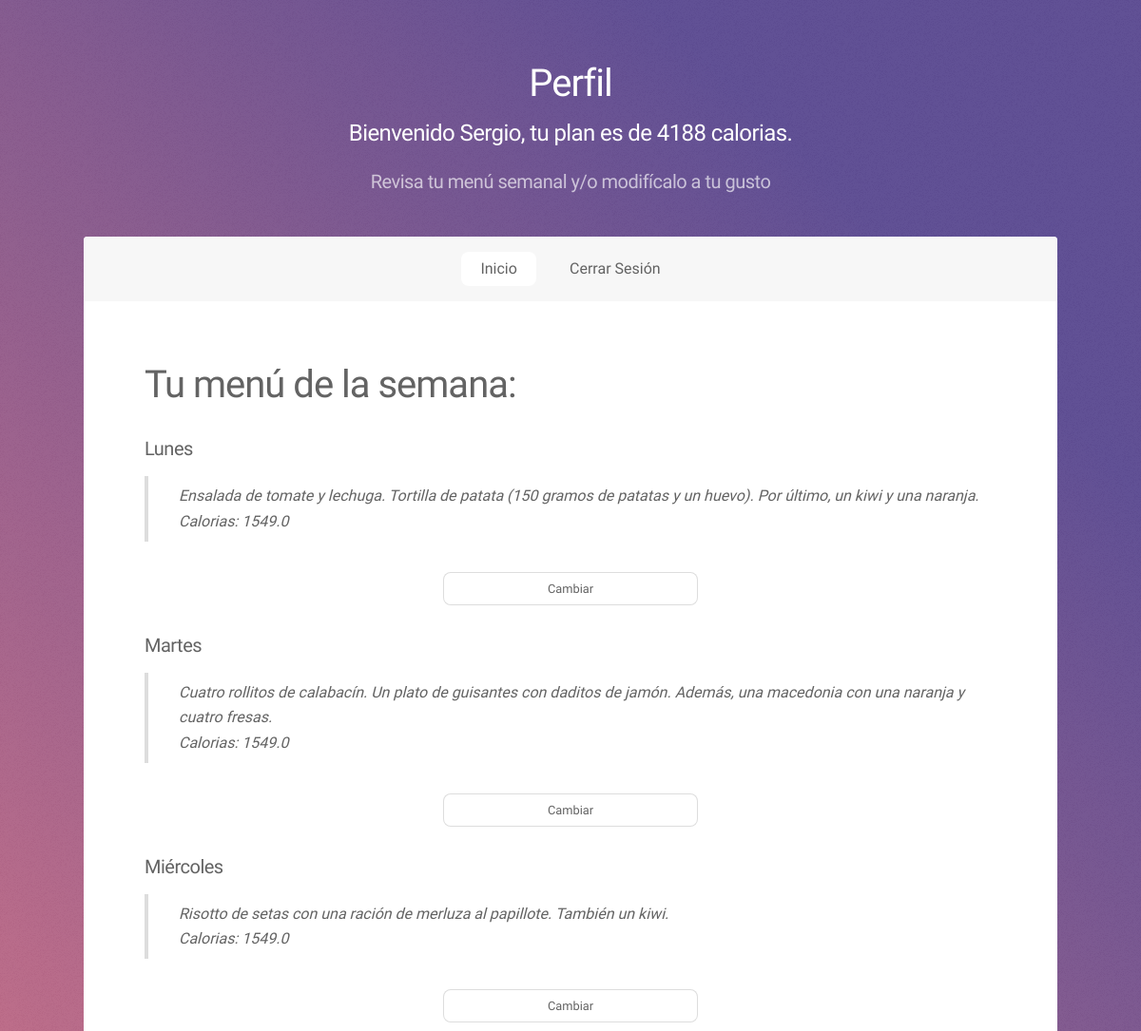
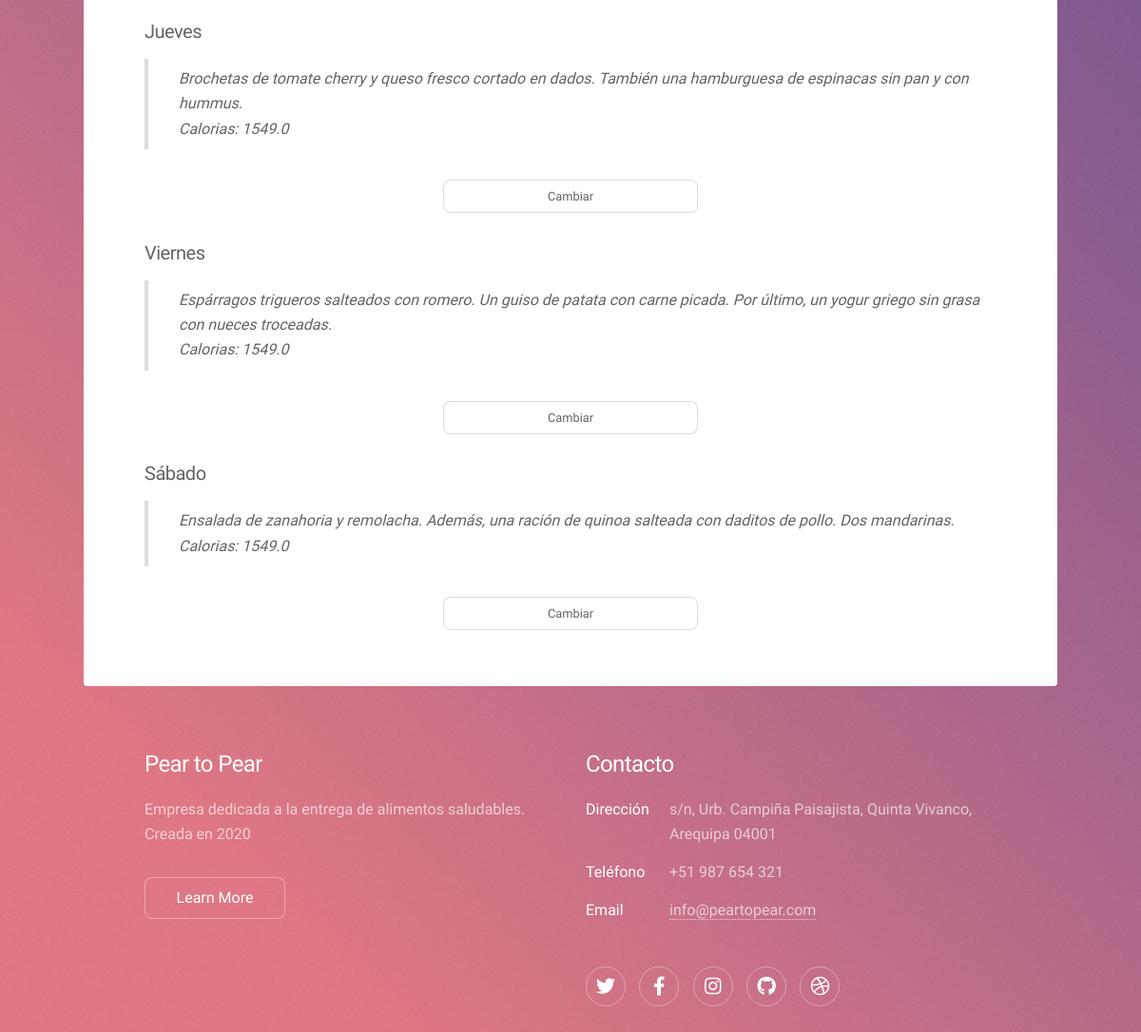
The app's page /profile (signed in) with its own data (2 pictures, top to bottom).
### app/models.py (models this page shows)
class WeekMenu(models.Model):
	restaurant = models.CharField(max_length=50)
	menu_name = models.CharField(max_length=50)
	monday = models.CharField(max_length=500)
	monday_calories = models.FloatField()
	tuesday = models.CharField(max_length=500)
	tuesday_calories = models.FloatField()
	wednesday = models.CharField(max_length=500)
	wednesday_calories = models.FloatField()
	thursday = models.CharField(max_length=500)
	thursday_calories = models.FloatField()
	friday = models.CharField(max_length=500)
	friday_calories = models.FloatField()
	saturday = models.CharField(max_length=500)
	saturday_calories = models.FloatField()
	sunday = models.CharField(max_length=500)
	sunday_calories = models.FloatField()
	begin_date = models.DateField(default=datetime.date.today)

### app/views.py (the view, shortened to what this page needs)
# urls.py: path('profile', views.profile, name='profile'),
@login_required
def profile(request):
	if request.method == 'GET':
		current_user = request.user
		client = Client.objects.get(user=current_user)
		week_menu = client.week_menu
		all_restaurants = Restaurant.objects.all()
		if week_menu:
			return render(request, 'profile.html', {'calories': client.calories, 'name': current_user.first_name, 'restaurants': all_restaurants, 'week_menu':week_menu,
			'monday': week_menu.monday, 'monday_calories': week_menu.monday_calories,
			'tuesday': week_menu.tuesday, 'tuesday_calories': week_menu.tuesday_calories,
			'wednesday': week_menu.wednesday, 'wednesday_calories': week_menu.wednesday_calories,
			'thursday': week_menu.thursday, 'thursday_calories': week_menu.thursday_calories,
			'friday': week_menu.friday, 'friday_calories': week_menu.friday_calories,
			'saturday': week_menu.saturday, 'saturday_calories': week_menu.saturday_calories})
		else:
			return render(request, 'profile.html', {'calories': client.calories, 'name': current_user.first_name, 'restaurants': all_restaurants, 'week_menu':week_menu})

### templates/profile.html (shortened to what this page needs)
{%load static%}
<!DOCTYPE HTML>
<html>
<head>
	<link rel="stylesheet" href="{% static 'assets/css/main.css' %}" />
</head>
<body class="is-preload">
	<div id="wrapper">
		<header id="header">
			<h1>Perfil</h1>
			<h2>Bienvenido {{name}}, tu plan es de {{calories}} calorias.</h2>
			<p>Revisa tu menú semanal y/o modifícalo a tu gusto</p>
		</header>
		<nav id="nav">
			<ul>
				<li><a href={% url 'index' %} class="active">Inicio</a></li>
				<li><a href={% url 'logout' %}>Cerrar Sesión</a></li>
			</ul>
		</nav>
		<div id="main">
			{% if not week_menu %}
			<h1 style="padding-left: 1em;">Selecciona un Restaurante pera ver y elegir su menú</h1>
			<form action="/profile" method="post" style="margin: 4em 12em;">
				{% csrf_token %}
				<div class="form-row">
					<div class="form-group col-md-6">
						<label for="inputNamel4">Restaurante</label>
						<select name="restaurant" class="form-control" id="inputEmail4" placeholder="Restaurante">
							{%for restaurant in restaurants%}
							<option value="{{restaurant.name}}">{{restaurant.name}}</option>
							{%endfor%}
						</select>
					</div>
				</div>
				<button class="button primary" style="margin-top: 1em;" type="submit">Obtener Menú</button></li>
			</form>
			{%if form_week_menu %}
			<section id="content" class="main">
				<span class="image main"><img src="images/menu.jpg" alt="" /></span>
				<h1>Menú de {{restaurant_name}}:</h1>
				<h3>Lunes</h3>
				<blockquote>{{monday}} <br> Calorias: {{monday_calories}}</blockquote>
				<br>
				<h3>Martes</h3>
				<blockquote>{{tuesday}} <br> Calorias: {{tuesday_calories}}</blockquote>
				<br>
				<h3>Miércoles</h3>
				<blockquote>{{wednesday}} <br> Calorias: {{wednesday_calories}}</blockquote>
				<br>
				<h3>Jueves</h3>
				<blockquote>{{thursday}} <br> Calorias: {{thursday_calories}}</blockquote>
				<br>
				<h3>Viernes</h3>
				<blockquote>{{friday}} <br> Calorias: {{friday_calories}}</blockquote>
				<br>
				<h3>Sábado</h3>
				<blockquote>{{saturday}} <br> Calorias: {{saturday_calories}}</blockquote>
				<br>
			</section>
			<a class="button" style="margin: 4.5em" href={% url 'assignMenu' %}>Guardar como mi menú</a>
			{% else %}
			<h2 style="padding:4em;">Lo sentimos, ese restaurante no cuenta con un menú adecuado para ti, porfavor elige otro</h2>
			{%endif%}
		</div>
			{% else %}
			<section id="content" class="main">
				<h1>Tu menú de la semana:</h1>
				<h3>Lunes</h3>
				<blockquote>{{monday}} <br> Calorias: {{monday_calories}}</blockquote>
				<a href="https://wa.link/5zozw6" class="button small"
					style="display: block; margin-left: auto; margin-right: auto; width: 30%;">Cambiar</a>
				<br>
				<h3>Martes</h3>
				<blockquote>{{tuesday}} <br> Calorias: {{tuesday_calories}}</blockquote>
				<a href="https://wa.link/5zozw6" class="button small"
					style="display: block; margin-left: auto; margin-right: auto; width: 30%;">Cambiar</a>
				<br>
				<h3>Miércoles</h3>
				<blockquote>{{wednesday}} <br> Calorias: {{wednesday_calories}}</blockquote>
				<a href="https://wa.link/5zozw6" class="button small"
					style="display: block; margin-left: auto; margin-right: auto; width: 30%;">Cambiar</a>
				<br>
				<h3>Jueves</h3>
				<blockquote>{{thursday}} <br> Calorias: {{thursday_calories}}</blockquote>
				<a href="https://wa.link/5zozw6" class="button small"
					style="display: block; margin-left: auto; margin-right: auto; width: 30%;">Cambiar</a>
				<br>
				<h3>Viernes</h3>
				<blockquote>{{friday}} <br> Calorias: {{friday_calories}}</blockquote>
				<a href="https://wa.link/5zozw6" class="button small"
					style="display: block; margin-left: auto; margin-right: auto; width: 30%;">Cambiar</a>
				<br>
				<h3>Sábado</h3>
				<blockquote>{{saturday}} <br> Calorias: {{saturday_calories}}</blockquote>
				<a href="https://wa.link/5zozw6" class="button small"
					style="display: block; margin-left: auto; margin-right: auto; width: 30%;">Cambiar</a>
				<br>
			</section>
		</div>
		{% endif %}
		<footer id="footer">
			<section>
				<h2>Pear to Pear</h2>
				<p>Empresa dedicada a la entrega de alimentos saludables. Creada en 2020</p>
				<ul class="actions">
					<li><a href="#" class="button">Learn More</a></li>
				</ul>
			</section>
			<section>
				<h2>Contacto</h2>
				<dl class="alt">
					<dt>Dirección</dt>
					<dd>s/n, Urb. Campiña Paisajista, Quinta Vivanco, Arequipa 04001</dd>
					<dt>Teléfono</dt>
					<dd>+51 987 654 321</dd>
					<dt>Email</dt>
					<dd><a href="#">info@peartopear.com</a></dd>
				</dl>
				<ul class="icons">
					<li><a href="#" class="icon brands fa-twitter alt"><span class="label">Twitter</span></a></li>
					<li><a href="#" class="icon brands fa-facebook-f alt"><span class="label">Facebook</span></a></li>
					<li><a href="#" class="icon brands fa-instagram alt"><span class="label">Instagram</span></a></li>
					<li><a href="#" class="icon brands fa-github alt"><span class="label">GitHub</span></a></li>
					<li><a href="#" class="icon brands fa-dribbble alt"><span class="label">Dribbble</span></a></li>
				</ul>
			</section>
		</footer>
	</div>
</body>
</html>

### records on screen
WeekMenu: monday "Ensalada de tomate y lechuga. Tortilla de patata (150 gramos de patatas y un huevo). Por último, un kiwi y una naranja.", monday_calories "1549.0", tuesday "Cuatro rollitos de calabacín. Un plato de guisantes con daditos de jamón. Además, una macedonia con una naranja y cuatro fresas.", tuesday_calories "1549.0", wednesday "Risotto de setas con una ración de merluza al papillote. También un kiwi.", wednesday_calories "1549.0", thursday "Brochetas de tomate cherry y queso fresco cortado en dados. También una hamburguesa de espinacas sin pan y con hummus.", thursday_calories "1549.0", friday "Espárragos trigueros salteados con romero. Un guiso de patata con carne picada. Por último, un yogur griego sin grasa con nueces troceadas.", friday_calories "1549.0", saturday "Ensalada de zanahoria y remolacha. Además, una ración de quinoa salteada con daditos de pollo. Dos mandarinas.", saturday_calories "1549.0"

### other values on screen
{{ name }} "Sergio"
{{ calories }} "4188"
